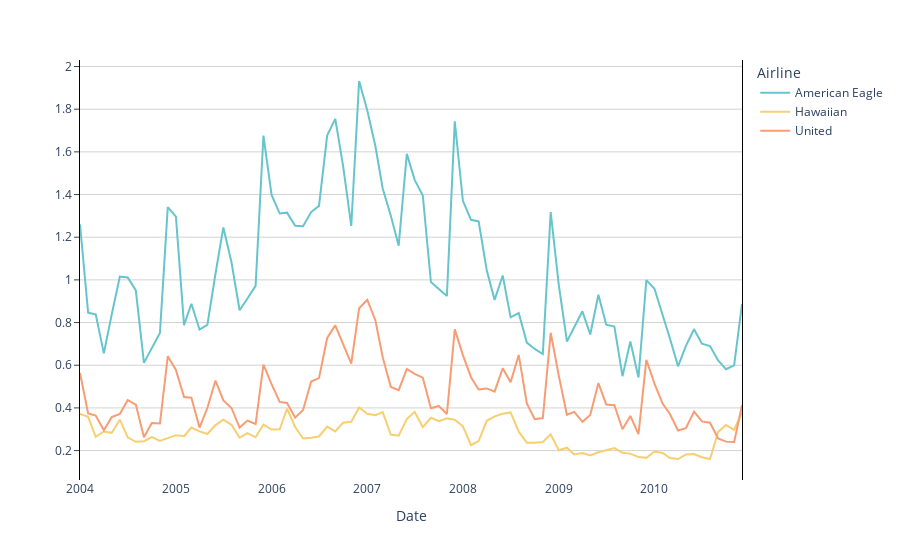

The code cell stored with this chart in its notebook:
### Code cell
fig = px.line(df, y="Baggage %", color="Airline", color_discrete_sequence=px.colors.qualitative.Pastel)
fig.update_layout(plot_bgcolor='white')
fig.update_yaxes(
    mirror=True,
    ticks='outside',
    showline=True,
    linecolor='black',
    gridcolor='lightgrey',
    title=''
)
fig.show()
